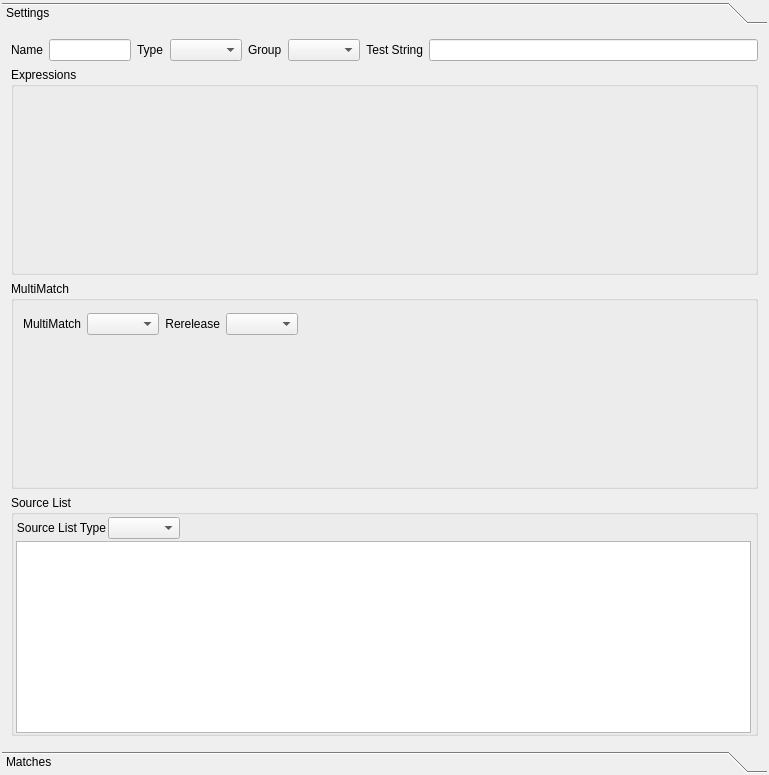
<ui version="4.0" >
 <class>FilterDetailsWidget</class>
 <widget class="QWidget" name="FilterDetailsWidget" >
  <property name="geometry" >
   <rect>
    <x>0</x>
    <y>0</y>
    <width>769</width>
    <height>775</height>
   </rect>
  </property>
  <property name="windowTitle" >
   <string>Filter</string>
  </property>
  <layout class="QHBoxLayout" >
   <property name="spacing" >
    <number>2</number>
   </property>
   <property name="leftMargin" >
    <number>2</number>
   </property>
   <property name="topMargin" >
    <number>2</number>
   </property>
   <property name="rightMargin" >
    <number>2</number>
   </property>
   <property name="bottomMargin" >
    <number>2</number>
   </property>
   <item>
    <widget class="QToolBox" name="toolBox" >
     <property name="frameShape" >
      <enum>QFrame::NoFrame</enum>
     </property>
     <property name="currentIndex" >
      <number>0</number>
     </property>
     <widget class="QWidget" name="settingsPage" >
      <property name="geometry" >
       <rect>
        <x>0</x>
        <y>0</y>
        <width>755</width>
        <height>705</height>
       </rect>
      </property>
      <attribute name="label" >
       <string>Settings</string>
      </attribute>
      <layout class="QGridLayout" >
       <item row="0" column="0" >
        <widget class="QLabel" name="nameLabel" >
         <property name="text" >
          <string>Name</string>
         </property>
         <property name="alignment" >
          <set>Qt::AlignRight|Qt::AlignTrailing|Qt::AlignVCenter</set>
         </property>
        </widget>
       </item>
       <item row="0" column="1" >
        <widget class="QLineEdit" name="name" >
         <property name="sizePolicy" >
          <sizepolicy vsizetype="Fixed" hsizetype="Expanding" >
           <horstretch>1</horstretch>
           <verstretch>0</verstretch>
          </sizepolicy>
         </property>
        </widget>
       </item>
       <item row="0" column="2" >
        <widget class="QLabel" name="typeLabel" >
         <property name="text" >
          <string>Type</string>
         </property>
        </widget>
       </item>
       <item row="0" column="3" >
        <widget class="QComboBox" name="type" />
       </item>
       <item row="0" column="4" >
        <widget class="QLabel" name="groupLabel" >
         <property name="text" >
          <string>Group</string>
         </property>
        </widget>
       </item>
       <item row="0" column="5" >
        <widget class="QComboBox" name="group" />
       </item>
       <item row="0" column="6" >
        <widget class="QLabel" name="testStringLabel" >
         <property name="text" >
          <string>Test String</string>
         </property>
         <property name="alignment" >
          <set>Qt::AlignRight|Qt::AlignTrailing|Qt::AlignVCenter</set>
         </property>
        </widget>
       </item>
       <item row="0" column="7" >
        <widget class="QLineEdit" name="testString" >
         <property name="sizePolicy" >
          <sizepolicy vsizetype="Fixed" hsizetype="Expanding" >
           <horstretch>4</horstretch>
           <verstretch>0</verstretch>
          </sizepolicy>
         </property>
        </widget>
       </item>
       <item row="1" column="0" colspan="8" >
        <widget class="KEditListBox" name="expressions" >
         <property name="sizePolicy" >
          <sizepolicy vsizetype="Expanding" hsizetype="Expanding" >
           <horstretch>0</horstretch>
           <verstretch>0</verstretch>
          </sizepolicy>
         </property>
         <property name="title" >
          <string>Expressions</string>
         </property>
         <property name="alignment" >
          <set>Qt::AlignLeading</set>
         </property>
         <property name="flat" >
          <bool>false</bool>
         </property>
         <property name="checkable" >
          <bool>false</bool>
         </property>
         <property name="buttons" >
          <set>KEditListBox::Add|KEditListBox::Remove</set>
         </property>
        </widget>
       </item>
       <item row="2" column="0" colspan="8" >
        <widget class="QGroupBox" name="multiMatchBox" >
         <property name="title" >
          <string>MultiMatch</string>
         </property>
         <layout class="QGridLayout" >
          <item row="0" column="0" >
           <widget class="QLabel" name="multiMatchLabel" >
            <property name="text" >
             <string>MultiMatch</string>
            </property>
            <property name="alignment" >
             <set>Qt::AlignRight|Qt::AlignTrailing|Qt::AlignVCenter</set>
            </property>
           </widget>
          </item>
          <item row="0" column="1" >
           <widget class="QComboBox" name="multiMatch" />
          </item>
          <item row="0" column="2" >
           <widget class="QLabel" name="rereleaseLabel" >
            <property name="text" >
             <string>Rerelease</string>
            </property>
            <property name="alignment" >
             <set>Qt::AlignRight|Qt::AlignTrailing|Qt::AlignVCenter</set>
            </property>
           </widget>
          </item>
          <item row="0" column="3" >
           <widget class="QComboBox" name="rerelease" />
          </item>
          <item row="0" column="4" >
           <spacer>
            <property name="orientation" >
             <enum>Qt::Horizontal</enum>
            </property>
            <property name="sizeHint" >
             <size>
              <width>410</width>
              <height>28</height>
             </size>
            </property>
           </spacer>
          </item>
          <item row="0" column="5" >
           <widget class="KToolBar" native="1" name="multiMatchToolbar" />
          </item>
          <item row="1" column="0" colspan="6" >
           <widget class="QWidget" native="1" name="captureCheck" >
            <property name="sizePolicy" >
             <sizepolicy vsizetype="Expanding" hsizetype="Expanding" >
              <horstretch>0</horstretch>
              <verstretch>0</verstretch>
             </sizepolicy>
            </property>
           </widget>
          </item>
         </layout>
        </widget>
       </item>
       <item row="3" column="0" colspan="8" >
        <widget class="QGroupBox" name="sourceListBox" >
         <property name="title" >
          <string>Source List</string>
         </property>
         <layout class="QGridLayout" >
          <property name="leftMargin" >
           <number>2</number>
          </property>
          <property name="topMargin" >
           <number>2</number>
          </property>
          <property name="rightMargin" >
           <number>2</number>
          </property>
          <property name="bottomMargin" >
           <number>0</number>
          </property>
          <property name="horizontalSpacing" >
           <number>2</number>
          </property>
          <property name="verticalSpacing" >
           <number>2</number>
          </property>
          <item row="0" column="0" colspan="2" >
           <layout class="QHBoxLayout" >
            <item>
             <widget class="QLabel" name="sourceListTypeLabel" >
              <property name="sizePolicy" >
               <sizepolicy vsizetype="Preferred" hsizetype="Fixed" >
                <horstretch>0</horstretch>
                <verstretch>0</verstretch>
               </sizepolicy>
              </property>
              <property name="text" >
               <string>Source List Type</string>
              </property>
              <property name="alignment" >
               <set>Qt::AlignRight|Qt::AlignTrailing|Qt::AlignVCenter</set>
              </property>
             </widget>
            </item>
            <item>
             <widget class="QComboBox" name="sourceListType" />
            </item>
            <item>
             <spacer>
              <property name="orientation" >
               <enum>Qt::Horizontal</enum>
              </property>
              <property name="sizeHint" >
               <size>
                <width>371</width>
                <height>20</height>
               </size>
              </property>
             </spacer>
            </item>
           </layout>
          </item>
          <item row="1" column="0" >
           <widget class="QListWidget" name="sourceList" >
            <property name="sizePolicy" >
             <sizepolicy vsizetype="Expanding" hsizetype="Expanding" >
              <horstretch>1</horstretch>
              <verstretch>0</verstretch>
             </sizepolicy>
            </property>
            <property name="sortingEnabled" >
             <bool>true</bool>
            </property>
           </widget>
          </item>
          <item row="1" column="1" >
           <widget class="KToolBar" native="1" name="sourceListToolbar" >
            <property name="sizePolicy" >
             <sizepolicy vsizetype="Minimum" hsizetype="Minimum" >
              <horstretch>0</horstretch>
              <verstretch>0</verstretch>
             </sizepolicy>
            </property>
           </widget>
          </item>
         </layout>
        </widget>
       </item>
      </layout>
     </widget>
     <widget class="QWidget" name="matchesPage" >
      <property name="geometry" >
       <rect>
        <x>0</x>
        <y>0</y>
        <width>94</width>
        <height>72</height>
       </rect>
      </property>
      <attribute name="label" >
       <string>Matches</string>
      </attribute>
      <layout class="QVBoxLayout" >
       <item>
        <widget class="QTableView" name="matchesTableView" />
       </item>
       <item>
        <widget class="QWidget" native="1" name="matchesToolbar" />
       </item>
      </layout>
     </widget>
    </widget>
   </item>
  </layout>
 </widget>
 <customwidgets>
  <customwidget>
   <class>KEditListBox</class>
   <extends>QGroupBox</extends>
   <header>keditlistbox.h</header>
  </customwidget>
  <customwidget>
   <class>KToolBar</class>
   <extends>QWidget</extends>
   <header>ktoolbar.h</header>
   <container>1</container>
  </customwidget>
 </customwidgets>
 <resources/>
 <connections/>
</ui>
